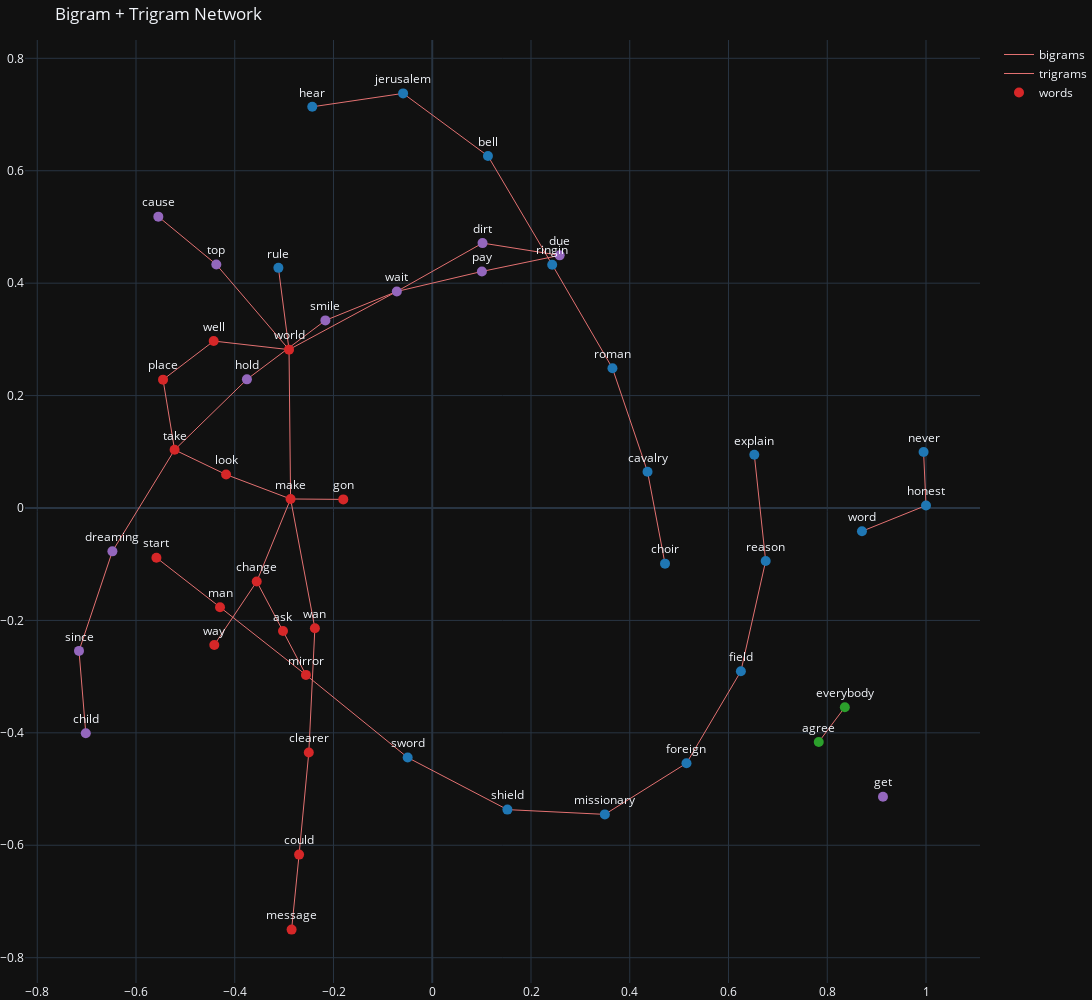

Notebook code for this chart:
### Code cell
df = filter_by_tfidf(songs, tfidf_df)

big_df, tri_df = get_bigr_trigr_from_filtered(df)  # df с 5 песнями
draw_net(big_df, tri_df)

### Figure 1 — Plotly figure (JSON) as saved in the notebook; plotly's stock layout.template omitted (floating-point values rounded to 4 significant figures; data arrays with more than 128 entries replaced by an {"elided": "..."} marker saying what was removed)
{"data": [{"hoverinfo": "none", "line": {"color": "#e37171", "width": 1}, "mode": "lines", "name": "bigrams", "x": [-0.2869, -0.1802, null, -0.2901, -0.3116, null, -0.4299, -0.4299, null, 0.8356, 0.7828, null, 0.9129, 0.9129, null], "y": [0.01606, 0.01531, null, 0.2817, 0.4272, null, -0.1765, -0.1765, null, -0.3546, -0.4162, null, -0.5135, -0.5135, null], "type": "scatter"}, {"hoverinfo": "none", "line": {"color": "#e37171", "width": 1}, "mode": "lines", "name": "trigrams", "x": {"elided": "132 float values"}, "y": {"elided": "132 float values"}, "type": "scatter"}, {"hoverinfo": "text", "marker": {"color": ["#d62728", "#d62728", "#9467bd", "#d62728", "#d62728", "#d62728", "#d62728", "#d62728", "#d62728", "#d62728", "#d62728", "#d62728", "#d62728", "#d62728", "#d62728", "#d62728", "#1f77b4", "#2ca02c", "#2ca02c", "#d62728", "#d62728", "#9467bd", "#9467bd", "#9467bd", "#9467bd", "#9467bd", "#9467bd", "#9467bd", "#9467bd", "#9467bd", "#9467bd", "#9467bd", "#1f77b4", "#1f77b4", "#1f77b4", "#1f77b4", "#1f77b4", "#1f77b4", "#1f77b4", "#1f77b4", "#1f77b4", "#1f77b4", "#1f77b4", "#1f77b4", "#1f77b4", "#1f77b4", "#1f77b4", "#1f77b4", "#1f77b4"], "size": 10}, "mode": "markers+text", "name": "words", "text": ["make", "change", "top", "world", "man", "mirror", "ask", "way", "message", "could", "clearer", "wan", "well", "place", "take", "look", "rule", "everybody", "agree", "gon", "start", "cause", "wait", "pay", "due", "dirt", "smile", "hold", "dreaming", "since", "child", "get", "hear", "jerusalem", "bell", "ringin", "roman", "cavalry", "choir", "sword", "shield", "missionary", "foreign", "field", "reason", "explain", "never", "honest", "word"], "textposition": "top center", "x": [-0.2869, -0.3555, -0.4373, -0.2901, -0.4299, -0.2558, -0.3023, -0.4414, -0.2849, -0.2697, -0.25, -0.2377, -0.4427, -0.5453, -0.5218, -0.4175, -0.3116, 0.8356, 0.7828, -0.1802, -0.5587, -0.5548, -0.07176, 0.1006, 0.258, 0.1018, -0.2165, -0.3753, -0.6478, -0.7155, -0.7017, 0.9129, -0.243, -0.05905, 0.1128, 0.2429, 0.365, 0.436, 0.4714, -0.04978, 0.1522, 0.3495, 0.5149, 0.6251, 0.6753, 0.6523, 0.9951, 1.0, 0.8703], "y": [0.01606, -0.1309, 0.4331, 0.2817, -0.1765, -0.2969, -0.2189, -0.2436, -0.75, -0.6166, -0.435, -0.2139, 0.297, 0.2283, 0.1035, 0.05948, 0.4272, -0.3546, -0.4162, 0.01531, -0.08838, 0.5183, 0.3852, 0.4208, 0.4495, 0.4713, 0.3337, 0.2289, -0.07713, -0.2542, -0.4007, -0.5135, 0.7137, 0.7376, 0.6262, 0.4328, 0.2487, 0.06448, -0.09898, -0.444, -0.5366, -0.5451, -0.454, -0.2904, -0.09426, 0.09468, 0.09965, 0.004458, -0.04137], "type": "scatter"}], "layout": {"height": 1000, "hovermode": "closest", "margin": {"b": 0, "l": 0, "r": 0, "t": 40}, "showlegend": true, "title": {"text": "Bigram + Trigram Network"}, "width": 1300}}
